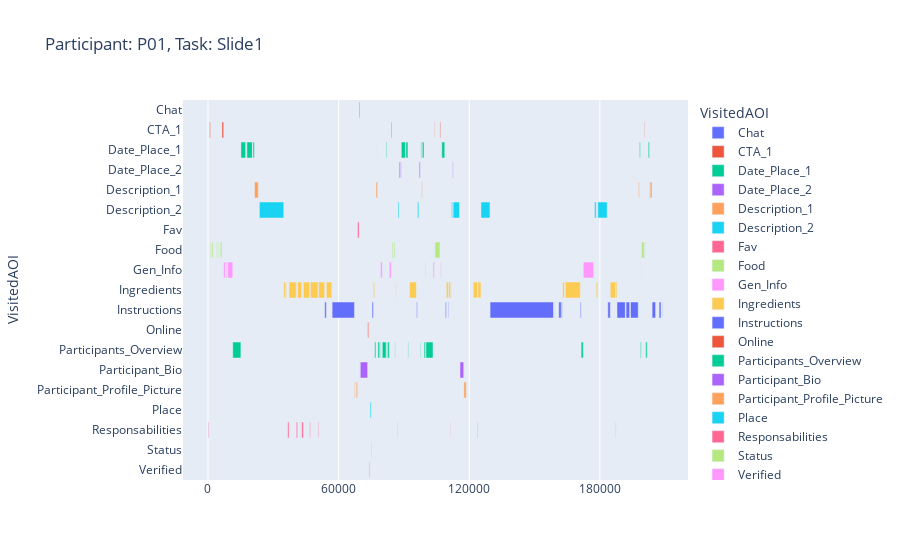
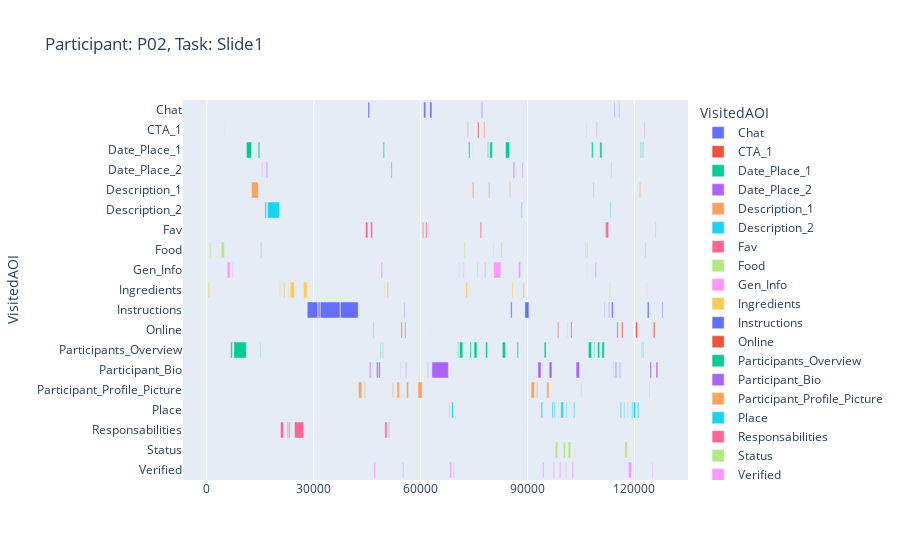
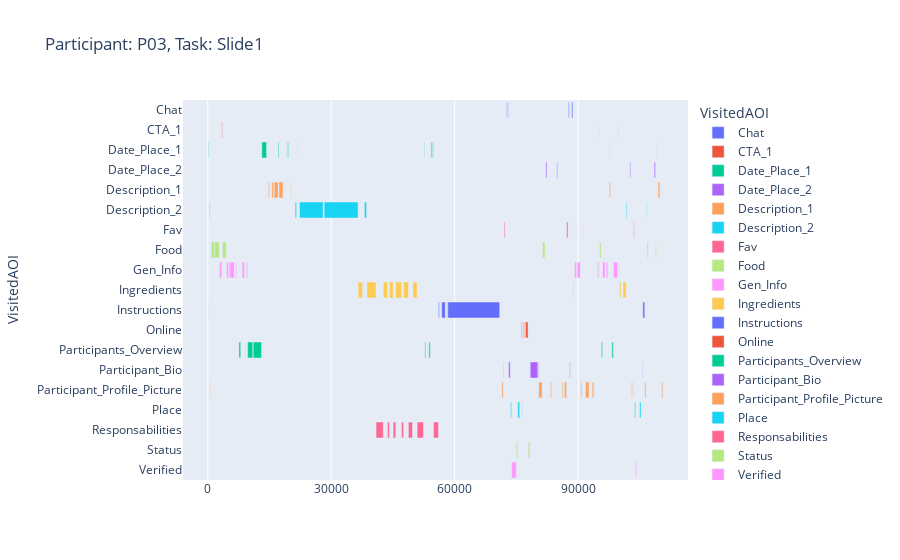

Source (notebook cell) for these figures, in order:
### Code cell
color_discrete_map = None

# Iteratate over the participants and tasks and plot AOI sequences
for participant in dataToPlot['Respondent'].unique():
    
    for task in dataToPlot['SourceStimuliName'].unique():
    
        # Filter in the participant and task data
        participantTaskData = dataToPlot[(dataToPlot['Respondent']==participant) & (dataToPlot['SourceStimuliName']==task)]

        # Plot AOI sequences for the participant data
        fig = None
        # if no colors are assigned yet for the different AOI sequences
        if color_discrete_map is None:
            # Generate a figure with default colors
            fig = px.timeline(participantTaskData, x_start="Dwell Start", x_end="Dwell End", y="VisitedAOI", color="VisitedAOI",  category_orders={"VisitedAOI": [value for value in aoisToPlot]}, title=f'Participant: {participant}, Task: {task}')
            # copy the colors to color_discrete_map in order to reuse them for the other AOI sequence charts
            color_discrete_map = {data.name: data.marker.color for data in fig.data}
        else:
            # Generate a figure with the existing colors in color_discrete_map
            fig = px.timeline(participantTaskData, x_start="Dwell Start", x_end="Dwell End", y="VisitedAOI", color="VisitedAOI",  category_orders={"VisitedAOI": [value for value in aoisToPlot]},  color_discrete_map=color_discrete_map, title=f'Participant: {participant}, Task: {task}')

        fig.update_xaxes(
            tickformat="%Q",  # date format
        ) 

        fig.update_layout(autosize=True,height=600)

        fig.show()
